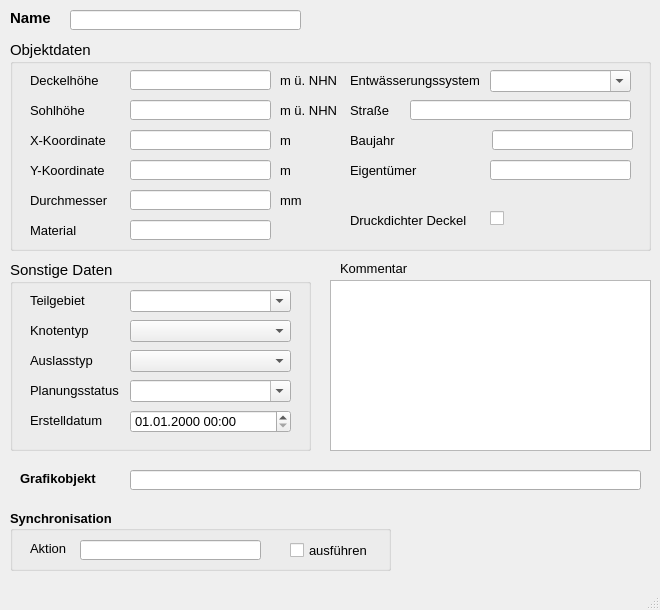
<?xml version="1.0" encoding="UTF-8"?>
<ui version="4.0">
 <class>MainWindow</class>
 <widget class="QMainWindow" name="MainWindow">
  <property name="geometry">
   <rect>
    <x>0</x>
    <y>0</y>
    <width>660</width>
    <height>610</height>
   </rect>
  </property>
  <property name="minimumSize">
   <size>
    <width>660</width>
    <height>610</height>
   </size>
  </property>
  <property name="font">
   <font>
    <family>Tahoma</family>
    <pointsize>10</pointsize>
   </font>
  </property>
  <property name="windowTitle">
   <string>MainWindow</string>
  </property>
  <widget class="QWidget" name="centralwidget">
   <widget class="QLabel" name="label">
    <property name="geometry">
     <rect>
      <x>10</x>
      <y>10</y>
      <width>60</width>
      <height>16</height>
     </rect>
    </property>
    <property name="font">
     <font>
      <family>Tahoma</family>
      <pointsize>11</pointsize>
      <weight>75</weight>
      <bold>true</bold>
     </font>
    </property>
    <property name="text">
     <string>Name</string>
    </property>
   </widget>
   <widget class="QLabel" name="label_14">
    <property name="geometry">
     <rect>
      <x>340</x>
      <y>260</y>
      <width>81</width>
      <height>16</height>
     </rect>
    </property>
    <property name="font">
     <font>
      <family>Tahoma</family>
      <pointsize>10</pointsize>
     </font>
    </property>
    <property name="text">
     <string>Kommentar</string>
    </property>
   </widget>
   <widget class="QLineEdit" name="schnam">
    <property name="geometry">
     <rect>
      <x>70</x>
      <y>10</y>
      <width>231</width>
      <height>20</height>
     </rect>
    </property>
    <property name="font">
     <font>
      <family>Tahoma</family>
      <pointsize>11</pointsize>
     </font>
    </property>
    <property name="toolTip">
     <string>&lt;html&gt;&lt;head/&gt;&lt;body&gt;&lt;p&gt;Eindeutige Bezeichnung&lt;/p&gt;&lt;/body&gt;&lt;/html&gt;</string>
    </property>
    <property name="statusTip">
     <string>Eindeutige Bezeichnung</string>
    </property>
   </widget>
   <widget class="QTextEdit" name="kommentar">
    <property name="geometry">
     <rect>
      <x>330</x>
      <y>280</y>
      <width>321</width>
      <height>171</height>
     </rect>
    </property>
    <property name="minimumSize">
     <size>
      <width>0</width>
      <height>0</height>
     </size>
    </property>
    <property name="font">
     <font>
      <family>Tahoma</family>
      <pointsize>10</pointsize>
     </font>
    </property>
    <property name="toolTip">
     <string>&lt;html&gt;&lt;head/&gt;&lt;body&gt;&lt;p&gt;Platz für zusätzliche Kommentare&lt;/p&gt;&lt;/body&gt;&lt;/html&gt;</string>
    </property>
    <property name="statusTip">
     <string>Platz für zusätzliche Kommentare</string>
    </property>
   </widget>
   <widget class="QGroupBox" name="groupBox_3">
    <property name="geometry">
     <rect>
      <x>10</x>
      <y>260</y>
      <width>301</width>
      <height>191</height>
     </rect>
    </property>
    <property name="font">
     <font>
      <family>Tahoma</family>
      <pointsize>11</pointsize>
     </font>
    </property>
    <property name="title">
     <string>Sonstige Daten</string>
    </property>
    <widget class="QLabel" name="label_15">
     <property name="geometry">
      <rect>
       <x>20</x>
       <y>30</y>
       <width>71</width>
       <height>20</height>
      </rect>
     </property>
     <property name="font">
      <font>
       <family>Tahoma</family>
       <pointsize>10</pointsize>
      </font>
     </property>
     <property name="text">
      <string>Teilgebiet</string>
     </property>
     <property name="buddy">
      <cstring>simstatus</cstring>
     </property>
    </widget>
    <widget class="QLabel" name="label_16">
     <property name="geometry">
      <rect>
       <x>20</x>
       <y>120</y>
       <width>111</width>
       <height>21</height>
      </rect>
     </property>
     <property name="font">
      <font>
       <family>Tahoma</family>
       <pointsize>10</pointsize>
      </font>
     </property>
     <property name="text">
      <string>Planungsstatus</string>
     </property>
     <property name="buddy">
      <cstring>simstatus</cstring>
     </property>
    </widget>
    <widget class="QLabel" name="label_72">
     <property name="geometry">
      <rect>
       <x>20</x>
       <y>150</y>
       <width>151</width>
       <height>21</height>
      </rect>
     </property>
     <property name="font">
      <font>
       <family>Tahoma</family>
       <pointsize>10</pointsize>
      </font>
     </property>
     <property name="text">
      <string>Erstelldatum</string>
     </property>
    </widget>
    <widget class="QComboBox" name="teilgebiet">
     <property name="geometry">
      <rect>
       <x>120</x>
       <y>30</y>
       <width>161</width>
       <height>22</height>
      </rect>
     </property>
     <property name="font">
      <font>
       <family>Tahoma</family>
       <pointsize>10</pointsize>
      </font>
     </property>
     <property name="toolTip">
      <string>&lt;html&gt;&lt;head/&gt;&lt;body&gt;&lt;p&gt;Zuordnung zu definiertem Teilgebiet&lt;/p&gt;&lt;/body&gt;&lt;/html&gt;</string>
     </property>
     <property name="statusTip">
      <string>Zuordnung zu definiertem Teilgebiet</string>
     </property>
     <property name="editable">
      <bool>true</bool>
     </property>
    </widget>
    <widget class="QComboBox" name="simstatus">
     <property name="geometry">
      <rect>
       <x>120</x>
       <y>120</y>
       <width>161</width>
       <height>22</height>
      </rect>
     </property>
     <property name="font">
      <font>
       <family>Tahoma</family>
       <pointsize>10</pointsize>
      </font>
     </property>
     <property name="toolTip">
      <string>&lt;html&gt;&lt;head/&gt;&lt;body&gt;&lt;p&gt;aktueller Status (z.B. vorhanden, in Planung, etc.)&lt;/p&gt;&lt;/body&gt;&lt;/html&gt;</string>
     </property>
     <property name="statusTip">
      <string>aktueller Status (z.B. vorhanden, in Planung, etc.)</string>
     </property>
     <property name="editable">
      <bool>true</bool>
     </property>
    </widget>
    <widget class="QgsDateTimeEdit" name="createdat">
     <property name="geometry">
      <rect>
       <x>120</x>
       <y>150</y>
       <width>161</width>
       <height>23</height>
      </rect>
     </property>
     <property name="font">
      <font>
       <family>Tahoma</family>
       <pointsize>10</pointsize>
      </font>
     </property>
     <property name="currentSection">
      <enum>QDateTimeEdit::DaySection</enum>
     </property>
     <property name="displayFormat">
      <string>dd.MM.yyyy HH:mm</string>
     </property>
    </widget>
    <widget class="QLabel" name="label_22">
     <property name="geometry">
      <rect>
       <x>20</x>
       <y>60</y>
       <width>71</width>
       <height>20</height>
      </rect>
     </property>
     <property name="font">
      <font>
       <family>Tahoma</family>
       <pointsize>10</pointsize>
      </font>
     </property>
     <property name="text">
      <string>Knotentyp</string>
     </property>
     <property name="buddy">
      <cstring>simstatus</cstring>
     </property>
    </widget>
    <widget class="QLabel" name="label_23">
     <property name="geometry">
      <rect>
       <x>20</x>
       <y>90</y>
       <width>71</width>
       <height>20</height>
      </rect>
     </property>
     <property name="font">
      <font>
       <family>Tahoma</family>
       <pointsize>10</pointsize>
      </font>
     </property>
     <property name="text">
      <string>Auslasstyp</string>
     </property>
     <property name="buddy">
      <cstring>simstatus</cstring>
     </property>
    </widget>
    <widget class="QComboBox" name="knotentyp">
     <property name="geometry">
      <rect>
       <x>120</x>
       <y>60</y>
       <width>161</width>
       <height>22</height>
      </rect>
     </property>
     <property name="toolTip">
      <string>&lt;html&gt;&lt;head/&gt;&lt;body&gt;&lt;p&gt;Besondere Lage im Kanalnetz (z.B. Anfangsschacht)&lt;/p&gt;&lt;/body&gt;&lt;/html&gt;</string>
     </property>
     <property name="statusTip">
      <string>Besondere Lage im Kanalnetz (z.B. Anfangsschacht)</string>
     </property>
    </widget>
    <widget class="QComboBox" name="auslasstyp">
     <property name="geometry">
      <rect>
       <x>120</x>
       <y>90</y>
       <width>161</width>
       <height>22</height>
      </rect>
     </property>
     <property name="toolTip">
      <string>&lt;html&gt;&lt;head/&gt;&lt;body&gt;&lt;p&gt;Auslasstyp (z.B. frei, normal, konstant, etc.)&lt;/p&gt;&lt;/body&gt;&lt;/html&gt;</string>
     </property>
     <property name="statusTip">
      <string>Auslasstyp (z.B. frei, normal, konstant, etc.)</string>
     </property>
    </widget>
   </widget>
   <widget class="QGroupBox" name="groupBox_2">
    <property name="geometry">
     <rect>
      <x>10</x>
      <y>40</y>
      <width>641</width>
      <height>211</height>
     </rect>
    </property>
    <property name="font">
     <font>
      <family>Tahoma</family>
      <pointsize>11</pointsize>
     </font>
    </property>
    <property name="title">
     <string>Objektdaten</string>
    </property>
    <widget class="QLabel" name="label_51">
     <property name="geometry">
      <rect>
       <x>340</x>
       <y>30</y>
       <width>140</width>
       <height>20</height>
      </rect>
     </property>
     <property name="font">
      <font>
       <family>Tahoma</family>
       <pointsize>10</pointsize>
      </font>
     </property>
     <property name="text">
      <string>Entwässerungssystem</string>
     </property>
    </widget>
    <widget class="QLabel" name="label_3">
     <property name="geometry">
      <rect>
       <x>20</x>
       <y>60</y>
       <width>90</width>
       <height>21</height>
      </rect>
     </property>
     <property name="font">
      <font>
       <family>Tahoma</family>
       <pointsize>10</pointsize>
      </font>
     </property>
     <property name="text">
      <string>Sohlhöhe</string>
     </property>
    </widget>
    <widget class="QLineEdit" name="sohlhoehe">
     <property name="geometry">
      <rect>
       <x>120</x>
       <y>60</y>
       <width>141</width>
       <height>20</height>
      </rect>
     </property>
     <property name="font">
      <font>
       <family>Tahoma</family>
       <pointsize>10</pointsize>
      </font>
     </property>
     <property name="toolTip">
      <string>&lt;html&gt;&lt;head/&gt;&lt;body&gt;&lt;p&gt;&lt;span style=&quot; font-family:'Calibri','sans-serif';&quot;&gt;Höhe der Sohle&lt;/span&gt;&lt;/p&gt;&lt;/body&gt;&lt;/html&gt;</string>
     </property>
     <property name="statusTip">
      <string>Höhe der Sohle</string>
     </property>
    </widget>
    <widget class="QLabel" name="label_5">
     <property name="geometry">
      <rect>
       <x>20</x>
       <y>30</y>
       <width>90</width>
       <height>21</height>
      </rect>
     </property>
     <property name="font">
      <font>
       <family>Tahoma</family>
       <pointsize>10</pointsize>
      </font>
     </property>
     <property name="text">
      <string>Deckelhöhe</string>
     </property>
    </widget>
    <widget class="QLineEdit" name="deckelhoehe">
     <property name="geometry">
      <rect>
       <x>120</x>
       <y>30</y>
       <width>141</width>
       <height>20</height>
      </rect>
     </property>
     <property name="font">
      <font>
       <family>Tahoma</family>
       <pointsize>10</pointsize>
      </font>
     </property>
     <property name="toolTip">
      <string>&lt;html&gt;&lt;head/&gt;&lt;body&gt;&lt;p&gt;&lt;span style=&quot; font-family:'Calibri','sans-serif';&quot;&gt;i.d.R. Geländehöhe&lt;/span&gt;&lt;/p&gt;&lt;/body&gt;&lt;/html&gt;</string>
     </property>
     <property name="statusTip">
      <string>i.d.R. Geländehöhe</string>
     </property>
    </widget>
    <widget class="QComboBox" name="entwart">
     <property name="geometry">
      <rect>
       <x>480</x>
       <y>30</y>
       <width>141</width>
       <height>22</height>
      </rect>
     </property>
     <property name="font">
      <font>
       <family>Tahoma</family>
       <pointsize>10</pointsize>
      </font>
     </property>
     <property name="toolTip">
      <string>&lt;html&gt;&lt;head/&gt;&lt;body&gt;&lt;p&gt;vorh. Entwässerungssystem (z.B. Mischwasser, Regenwasser etc.)&lt;/p&gt;&lt;/body&gt;&lt;/html&gt;</string>
     </property>
     <property name="statusTip">
      <string>vorh. Entwässerungssystem (z.B. Mischwasser, Regenwasser etc.)</string>
     </property>
     <property name="editable">
      <bool>true</bool>
     </property>
    </widget>
    <widget class="QLabel" name="label_8">
     <property name="geometry">
      <rect>
       <x>270</x>
       <y>30</y>
       <width>61</width>
       <height>21</height>
      </rect>
     </property>
     <property name="font">
      <font>
       <family>Tahoma</family>
       <pointsize>10</pointsize>
      </font>
     </property>
     <property name="text">
      <string>m ü. NHN</string>
     </property>
    </widget>
    <widget class="QLabel" name="label_10">
     <property name="geometry">
      <rect>
       <x>270</x>
       <y>60</y>
       <width>61</width>
       <height>21</height>
      </rect>
     </property>
     <property name="font">
      <font>
       <family>Tahoma</family>
       <pointsize>10</pointsize>
      </font>
     </property>
     <property name="text">
      <string>m ü. NHN</string>
     </property>
    </widget>
    <widget class="QLineEdit" name="y">
     <property name="geometry">
      <rect>
       <x>120</x>
       <y>120</y>
       <width>141</width>
       <height>20</height>
      </rect>
     </property>
     <property name="font">
      <font>
       <family>Tahoma</family>
       <pointsize>10</pointsize>
      </font>
     </property>
     <property name="toolTip">
      <string>&lt;html&gt;&lt;head/&gt;&lt;body&gt;&lt;p&gt;Lage-Koordinate (im Projektionssystem des Layers)&lt;/p&gt;&lt;/body&gt;&lt;/html&gt;</string>
     </property>
     <property name="statusTip">
      <string>Lage-Koordinate (im Projektionssystem des Layers)</string>
     </property>
     <property name="readOnly">
      <bool>true</bool>
     </property>
    </widget>
    <widget class="QLabel" name="label_11">
     <property name="geometry">
      <rect>
       <x>270</x>
       <y>90</y>
       <width>46</width>
       <height>21</height>
      </rect>
     </property>
     <property name="font">
      <font>
       <family>Tahoma</family>
       <pointsize>10</pointsize>
      </font>
     </property>
     <property name="text">
      <string>m</string>
     </property>
    </widget>
    <widget class="QLabel" name="label_9">
     <property name="geometry">
      <rect>
       <x>20</x>
       <y>120</y>
       <width>90</width>
       <height>21</height>
      </rect>
     </property>
     <property name="font">
      <font>
       <family>Tahoma</family>
       <pointsize>10</pointsize>
      </font>
     </property>
     <property name="text">
      <string>Y-Koordinate</string>
     </property>
    </widget>
    <widget class="QLineEdit" name="x">
     <property name="geometry">
      <rect>
       <x>120</x>
       <y>90</y>
       <width>141</width>
       <height>20</height>
      </rect>
     </property>
     <property name="font">
      <font>
       <family>Tahoma</family>
       <pointsize>10</pointsize>
      </font>
     </property>
     <property name="toolTip">
      <string>&lt;html&gt;&lt;head/&gt;&lt;body&gt;&lt;p&gt;Lage-Koordinate (im Projektionssystem des Layers)&lt;/p&gt;&lt;/body&gt;&lt;/html&gt;</string>
     </property>
     <property name="statusTip">
      <string>Lage-Koordinate (im Projektionssystem des Layers)</string>
     </property>
     <property name="readOnly">
      <bool>true</bool>
     </property>
    </widget>
    <widget class="QLabel" name="label_6">
     <property name="geometry">
      <rect>
       <x>20</x>
       <y>90</y>
       <width>90</width>
       <height>21</height>
      </rect>
     </property>
     <property name="font">
      <font>
       <family>Tahoma</family>
       <pointsize>10</pointsize>
      </font>
     </property>
     <property name="text">
      <string>X-Koordinate</string>
     </property>
    </widget>
    <widget class="QLabel" name="label_12">
     <property name="geometry">
      <rect>
       <x>270</x>
       <y>120</y>
       <width>46</width>
       <height>21</height>
      </rect>
     </property>
     <property name="font">
      <font>
       <family>Tahoma</family>
       <pointsize>10</pointsize>
      </font>
     </property>
     <property name="text">
      <string>m</string>
     </property>
    </widget>
    <widget class="QLabel" name="label_2">
     <property name="geometry">
      <rect>
       <x>340</x>
       <y>60</y>
       <width>65</width>
       <height>21</height>
      </rect>
     </property>
     <property name="font">
      <font>
       <family>Tahoma</family>
       <pointsize>10</pointsize>
      </font>
     </property>
     <property name="text">
      <string>Straße</string>
     </property>
    </widget>
    <widget class="QLineEdit" name="strasse">
     <property name="geometry">
      <rect>
       <x>400</x>
       <y>60</y>
       <width>221</width>
       <height>20</height>
      </rect>
     </property>
     <property name="font">
      <font>
       <family>Tahoma</family>
       <pointsize>10</pointsize>
      </font>
     </property>
     <property name="toolTip">
      <string/>
     </property>
     <property name="statusTip">
      <string/>
     </property>
    </widget>
    <widget class="QLabel" name="label_13">
     <property name="geometry">
      <rect>
       <x>20</x>
       <y>150</y>
       <width>90</width>
       <height>21</height>
      </rect>
     </property>
     <property name="font">
      <font>
       <family>Tahoma</family>
       <pointsize>10</pointsize>
      </font>
     </property>
     <property name="text">
      <string>Durchmesser</string>
     </property>
    </widget>
    <widget class="QLabel" name="label_17">
     <property name="geometry">
      <rect>
       <x>20</x>
       <y>180</y>
       <width>90</width>
       <height>21</height>
      </rect>
     </property>
     <property name="font">
      <font>
       <family>Tahoma</family>
       <pointsize>10</pointsize>
      </font>
     </property>
     <property name="text">
      <string>Material</string>
     </property>
    </widget>
    <widget class="QLabel" name="label_18">
     <property name="geometry">
      <rect>
       <x>340</x>
       <y>90</y>
       <width>90</width>
       <height>21</height>
      </rect>
     </property>
     <property name="font">
      <font>
       <family>Tahoma</family>
       <pointsize>10</pointsize>
      </font>
     </property>
     <property name="text">
      <string>Baujahr</string>
     </property>
    </widget>
    <widget class="QLabel" name="label_19">
     <property name="geometry">
      <rect>
       <x>340</x>
       <y>120</y>
       <width>90</width>
       <height>21</height>
      </rect>
     </property>
     <property name="font">
      <font>
       <family>Tahoma</family>
       <pointsize>10</pointsize>
      </font>
     </property>
     <property name="text">
      <string>Eigentümer</string>
     </property>
    </widget>
    <widget class="QLabel" name="label_20">
     <property name="geometry">
      <rect>
       <x>340</x>
       <y>170</y>
       <width>121</width>
       <height>21</height>
      </rect>
     </property>
     <property name="font">
      <font>
       <family>Tahoma</family>
       <pointsize>10</pointsize>
      </font>
     </property>
     <property name="text">
      <string>Druckdichter Deckel</string>
     </property>
    </widget>
    <widget class="QLabel" name="label_21">
     <property name="geometry">
      <rect>
       <x>270</x>
       <y>150</y>
       <width>46</width>
       <height>21</height>
      </rect>
     </property>
     <property name="font">
      <font>
       <family>Tahoma</family>
       <pointsize>10</pointsize>
      </font>
     </property>
     <property name="text">
      <string>mm</string>
     </property>
    </widget>
    <widget class="QLineEdit" name="durchm">
     <property name="geometry">
      <rect>
       <x>120</x>
       <y>150</y>
       <width>141</width>
       <height>20</height>
      </rect>
     </property>
     <property name="toolTip">
      <string/>
     </property>
     <property name="statusTip">
      <string/>
     </property>
    </widget>
    <widget class="QLineEdit" name="material">
     <property name="geometry">
      <rect>
       <x>120</x>
       <y>180</y>
       <width>141</width>
       <height>20</height>
      </rect>
     </property>
     <property name="toolTip">
      <string>&lt;html&gt;&lt;head/&gt;&lt;body&gt;&lt;p&gt;Material des Schachtes (z.B. Beton, Gussstahl etc.)&lt;/p&gt;&lt;/body&gt;&lt;/html&gt;</string>
     </property>
     <property name="statusTip">
      <string>Material des Schachtes (z.B. Beton, Gussstahl etc.)</string>
     </property>
    </widget>
    <widget class="QLineEdit" name="baujahr">
     <property name="geometry">
      <rect>
       <x>482</x>
       <y>90</y>
       <width>141</width>
       <height>20</height>
      </rect>
     </property>
     <property name="toolTip">
      <string/>
     </property>
     <property name="statusTip">
      <string/>
     </property>
    </widget>
    <widget class="QLineEdit" name="eigentum">
     <property name="geometry">
      <rect>
       <x>480</x>
       <y>120</y>
       <width>141</width>
       <height>20</height>
      </rect>
     </property>
     <property name="toolTip">
      <string/>
     </property>
     <property name="statusTip">
      <string/>
     </property>
    </widget>
    <widget class="QCheckBox" name="druckdicht">
     <property name="geometry">
      <rect>
       <x>480</x>
       <y>170</y>
       <width>70</width>
       <height>17</height>
      </rect>
     </property>
     <property name="toolTip">
      <string/>
     </property>
     <property name="statusTip">
      <string/>
     </property>
     <property name="text">
      <string/>
     </property>
    </widget>
   </widget>
   <widget class="QGroupBox" name="groupBox_sync">
    <property name="geometry">
     <rect>
      <x>10</x>
      <y>510</y>
      <width>381</width>
      <height>61</height>
     </rect>
    </property>
    <property name="font">
     <font>
      <family>Tahoma</family>
      <pointsize>10</pointsize>
      <weight>75</weight>
      <bold>true</bold>
     </font>
    </property>
    <property name="title">
     <string>Synchronisation</string>
    </property>
    <widget class="QCheckBox" name="status">
     <property name="geometry">
      <rect>
       <x>280</x>
       <y>30</y>
       <width>101</width>
       <height>21</height>
      </rect>
     </property>
     <property name="font">
      <font>
       <family>Tahoma</family>
       <pointsize>10</pointsize>
       <weight>50</weight>
       <bold>false</bold>
      </font>
     </property>
     <property name="toolTip">
      <string>Synchronisation aktivieren</string>
     </property>
     <property name="statusTip">
      <string>Synchronisation aktivieren</string>
     </property>
     <property name="text">
      <string>ausführen</string>
     </property>
    </widget>
    <widget class="QLabel" name="label_24">
     <property name="geometry">
      <rect>
       <x>20</x>
       <y>30</y>
       <width>51</width>
       <height>16</height>
      </rect>
     </property>
     <property name="font">
      <font>
       <family>Tahoma</family>
       <pointsize>10</pointsize>
       <weight>50</weight>
       <bold>false</bold>
      </font>
     </property>
     <property name="text">
      <string>Aktion</string>
     </property>
    </widget>
    <widget class="QLineEdit" name="aktion">
     <property name="geometry">
      <rect>
       <x>70</x>
       <y>30</y>
       <width>181</width>
       <height>20</height>
      </rect>
     </property>
     <property name="toolTip">
      <string>&lt;html&gt;&lt;head/&gt;&lt;body&gt;&lt;p&gt;Maßnahme zur Synchronisation&lt;/p&gt;&lt;/body&gt;&lt;/html&gt;</string>
     </property>
     <property name="statusTip">
      <string>Maßnahme zur Synchronisation</string>
     </property>
    </widget>
   </widget>
   <widget class="QLabel" name="label_25">
    <property name="geometry">
     <rect>
      <x>20</x>
      <y>470</y>
      <width>101</width>
      <height>16</height>
     </rect>
    </property>
    <property name="font">
     <font>
      <family>Tahoma</family>
      <pointsize>10</pointsize>
      <weight>75</weight>
      <bold>true</bold>
     </font>
    </property>
    <property name="text">
     <string>Grafikobjekt</string>
    </property>
   </widget>
   <widget class="QLineEdit" name="objekt">
    <property name="geometry">
     <rect>
      <x>130</x>
      <y>470</y>
      <width>511</width>
      <height>20</height>
     </rect>
    </property>
    <property name="toolTip">
     <string>&lt;html&gt;&lt;head/&gt;&lt;body&gt;&lt;p&gt;Textbeschreibung (WKT) des Grafikobjekts&lt;/p&gt;&lt;/body&gt;&lt;/html&gt;</string>
    </property>
    <property name="statusTip">
     <string>Textbeschreibung des Grafikobjekts</string>
    </property>
   </widget>
  </widget>
  <widget class="QMenuBar" name="menubar">
   <property name="geometry">
    <rect>
     <x>0</x>
     <y>0</y>
     <width>660</width>
     <height>22</height>
    </rect>
   </property>
  </widget>
  <widget class="QStatusBar" name="statusbar"/>
 </widget>
 <customwidgets>
  <customwidget>
   <class>QgsDateTimeEdit</class>
   <extends>QDateTimeEdit</extends>
   <header>qgsdatetimeedit.h</header>
  </customwidget>
 </customwidgets>
 <tabstops>
  <tabstop>schnam</tabstop>
  <tabstop>sohlhoehe</tabstop>
  <tabstop>deckelhoehe</tabstop>
  <tabstop>x</tabstop>
  <tabstop>y</tabstop>
  <tabstop>simstatus</tabstop>
  <tabstop>entwart</tabstop>
  <tabstop>teilgebiet</tabstop>
  <tabstop>strasse</tabstop>
  <tabstop>createdat</tabstop>
  <tabstop>kommentar</tabstop>
 </tabstops>
 <resources/>
 <connections/>
</ui>
